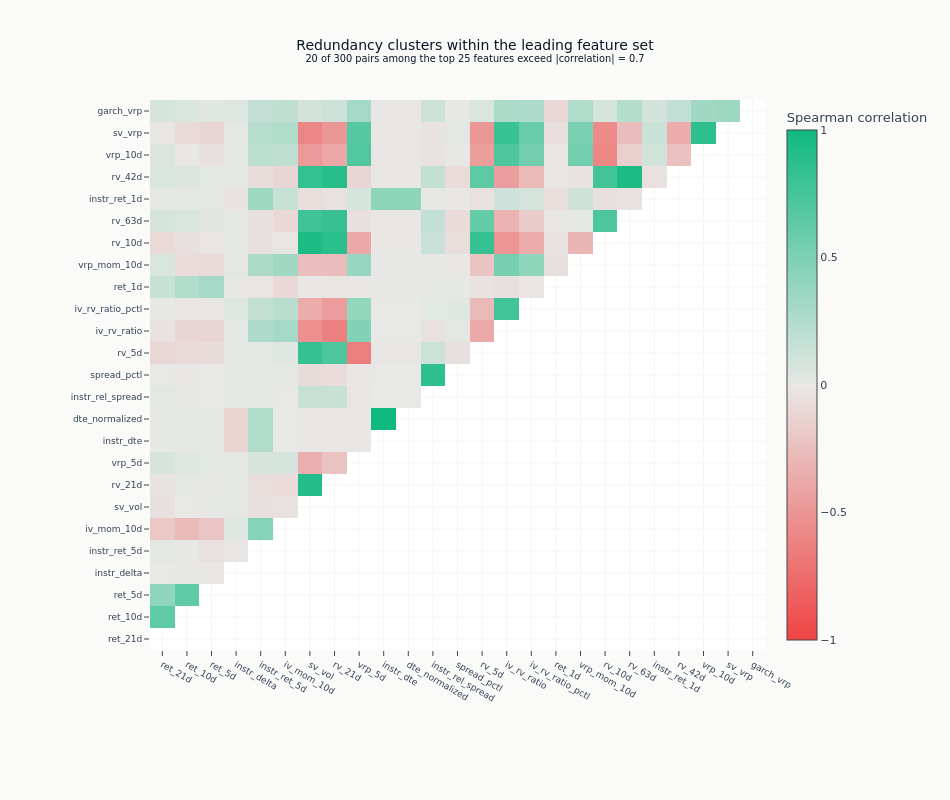

Notebook source saved alongside this figure:
### Code cell
# Diverging colorscale sourced from the ML4T palette (negative -> neutral -> positive)
_div = style.ml4t_diverging()
ml4t_corr_scale = [[0.0, _div[0]], [0.5, _div[1]], [1.0, _div[2]]]
corr_plot_features = eval_summary.head(min(25, len(eval_summary)))["feature"].to_list()
corr_plot = corr_matrix.loc[corr_plot_features, corr_plot_features]
corr_display = corr_plot.mask(np.triu(np.ones(corr_plot.shape, dtype=bool)))
corr_plot_pairs = sum(
    abs(corr_plot.iloc[i, j]) > 0.7
    for i in range(len(corr_plot.columns))
    for j in range(i + 1, len(corr_plot.columns))
)
fig = go.Figure(
    data=go.Heatmap(
        z=corr_display.values,
        x=corr_plot.columns.tolist(),
        y=corr_plot.columns.tolist(),
        colorscale=ml4t_corr_scale,
        zmid=0,
        zmin=-1,
        zmax=1,
        colorbar=dict(title="Spearman correlation"),
    )
)
fig.update_layout(
    title={
        "text": (
            "Redundancy clusters within the leading feature set"
            f"<br><sup>{corr_plot_pairs} of {len(corr_plot_features) * (len(corr_plot_features) - 1) // 2} "
            f"pairs among the top {len(corr_plot_features)} features exceed |correlation| = 0.7</sup>"
        )
    },
    template="ml4t",
    height=800,
    width=950,
    margin=dict(l=150, r=50, t=100, b=150),
)
fig.update_xaxes(tickfont=dict(size=9))
fig.update_yaxes(tickfont=dict(size=9))
fig.show()

### Figure 1 — Plotly figure (JSON) as saved in the notebook; plotly's stock layout.template omitted (floating-point values rounded to 4 significant figures; data arrays with more than 128 entries replaced by an {"elided": "..."} marker saying what was removed)
{"data": [{"colorbar": {"title": {"text": "Spearman correlation"}}, "colorscale": [[0.0, "#ef4444"], [0.5, "#e8e8e6"], [1.0, "#10b981"]], "type": "heatmap", "x": ["ret_21d", "ret_10d", "ret_5d", "instr_delta", "instr_ret_5d", "iv_mom_10d", "sv_vol", "rv_21d", "vrp_5d", "instr_dte", "dte_normalized", "instr_rel_spread", "spread_pctl", "rv_5d", "iv_rv_ratio", "iv_rv_ratio_pctl", "ret_1d", "vrp_mom_10d", "rv_10d", "rv_63d", "instr_ret_1d", "rv_42d", "vrp_10d", "sv_vrp", "garch_vrp"], "y": ["ret_21d", "ret_10d", "ret_5d", "instr_delta", "instr_ret_5d", "iv_mom_10d", "sv_vol", "rv_21d", "vrp_5d", "instr_dte", "dte_normalized", "instr_rel_spread", "spread_pctl", "rv_5d", "iv_rv_ratio", "iv_rv_ratio_pctl", "ret_1d", "vrp_mom_10d", "rv_10d", "rv_63d", "instr_ret_1d", "rv_42d", "vrp_10d", "sv_vrp", "garch_vrp"], "z": {"elided": "25x25 float values"}, "zmax": 1, "zmid": 0, "zmin": -1}], "layout": {"height": 800, "margin": {"b": 150, "l": 150, "r": 50, "t": 100}, "title": {"text": "Redundancy clusters within the leading feature set<br><sup>20 of 300 pairs among the top 25 features exceed |correlation| = 0.7</sup>"}, "width": 950, "xaxis": {"tickfont": {"size": 9}}, "yaxis": {"tickfont": {"size": 9}}}}
